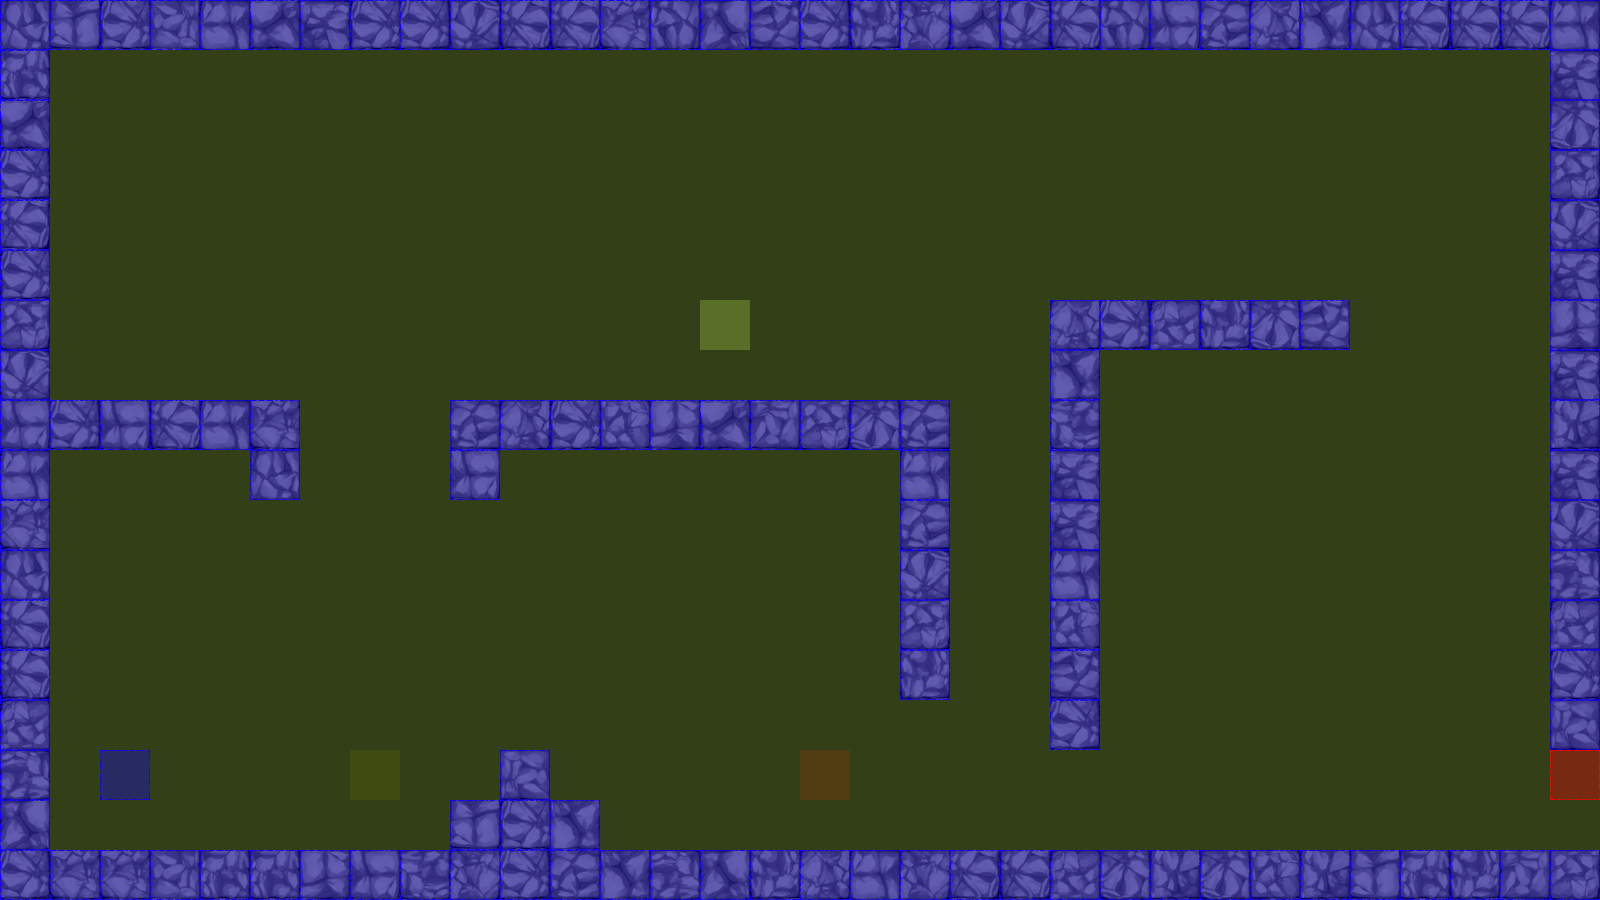

A level layout from a 2D game, rendered from its tile map. Below: a short description, then the map file with tile-grid data replaced by summaries:
An orthogonal 32x18 tile map with 50x50 px tiles, 3 tile layers (terrain, collision, event), 2 tilesets.

<map version="1.0" orientation="orthogonal" renderorder="left-up" width="32" height="18" tilewidth="50" tileheight="50" nextobjectid="3">
 <tileset firstgid="1" name="dungeonTile" tilewidth="50" tileheight="50" tilecount="64" columns="8">
  <image source="tiles/dungeonTile.png" width="400" height="400" />
 </tileset>
 <tileset firstgid="65" name="collisionTile" tilewidth="50" tileheight="50" tilecount="12" columns="3">
  <image source="tiles/collisionTile.png" width="150" height="200" />
 </tileset>
 <layer name="terrain" width="32" height="18">
  <data>[576 cells, 134 non-empty, 34 distinct tile ids]</data>
 </layer>
 <layer name="collision" width="32" height="18">
  <data>[576 cells, 576 non-empty, 2 distinct tile ids]</data>
 </layer>
 <layer name="event" width="32" height="18">
  <data>[576 cells, 5 non-empty, 5 distinct tile ids]</data>
 </layer>
</map>
